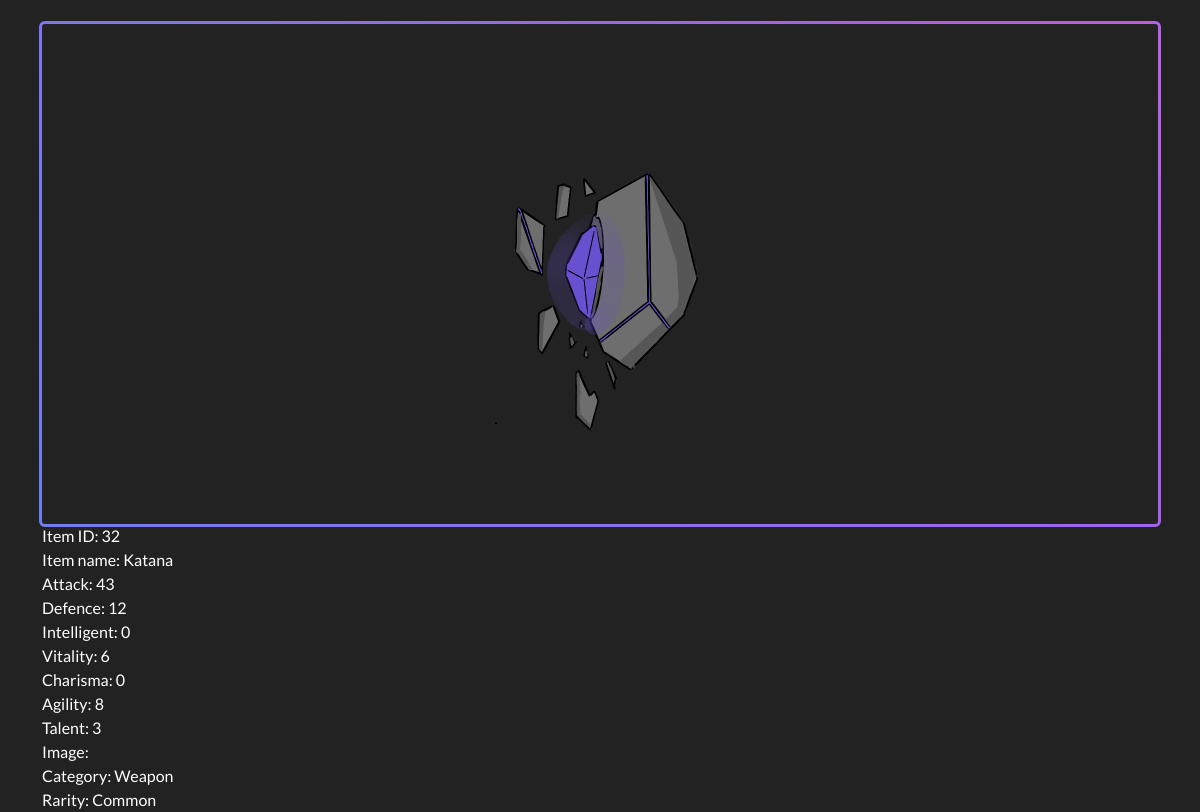
Screenshot of /buyitem.php?item_id=32 (signed in) with the database file from the repository.
### tables this page shows
CREATE TABLE `item` (
  `Id_Item` int(200) NOT NULL,
  `Name` varchar(50) NOT NULL DEFAULT 'Item_Null',
  `Atk` int(99) NOT NULL DEFAULT 0,
  `Def` int(99) NOT NULL DEFAULT 0,
  `Int` int(99) NOT NULL DEFAULT 0,
  `Vit` int(99) NOT NULL DEFAULT 0,
  `Cha` int(99) NOT NULL DEFAULT 0,
  `Agi` int(99) NOT NULL DEFAULT 0,
  `Tal` int(99) NOT NULL DEFAULT 0,
  `Img` mediumblob DEFAULT NULL,
  `Hold_or_Sell` enum('H','S') NOT NULL DEFAULT 'H',
  `Category_Id` int(200) NOT NULL,
  `Rarity_Id` int(200) NOT NULL,
  `User_Id` int(200) NOT NULL DEFAULT 0
);

CREATE TABLE `catagory` (
  `Id_Category` int(200) NOT NULL,
  `Name` varchar(50) NOT NULL
);

CREATE TABLE `rarity` (
  `Rarity` int(200) NOT NULL,
  `Name` varchar(50) NOT NULL
);

### buyitem.php (the view, shortened to what this page needs)
<!DOCTYPE html>
<html lang="en">
<head>
    <link href="https://cdn.jsdelivr.net/npm/bootstrap@5.1.0/dist/css/bootstrap.min.css" rel="stylesheet">
    <link rel="stylesheet" href="https://cdn.jsdelivr.net/npm/bootstrap-icons@1.5.0/font/bootstrap-icons.css">
    <link rel="stylesheet" href="https://cdnjs.cloudflare.com/ajax/libs/meyer-reset/2.0/reset.min.css">
    <link rel="stylesheet" href="Card1.css">
  </head>
<body style="background-color: #222">
    <div class="container">
        <div class="gradient-border mt-4">
            <div class="conatiner">
                    <?php
                        $item_id=$_GET['item_id'];
                        $conn=new PDO("mysql:host=localhost;dbname=spaceutopia;charset=utf8","root","");
                        $sql="SELECT t1.Id_Item,t1.Name,t1.Atk,t1.Def,t1.Int,t1.Vit,t1.Cha,t1.Agi,t1.Tal,t1.Img,t1.Hold_Or_Sell,t2.Name,t3.Name
                        FROM item AS t1 INNER JOIN catagory AS t2 ON (t1.Category_Id=t2.Id_Category)
                        INNER JOIN rarity AS t3 ON (t1.Rarity_Id=t3.Rarity) WHERE Id_Item = $item_id ";
                        $result =  $conn -> query($sql);
                        while($row=$result->fetch()){
                            echo "<img src='Stone.png' alt='Item' style='width: 500px;'>";
                            echo 'Item ID: '.$row[0].'<br>';
                            echo 'Item name: '.$row[1].'<br>';
                            echo 'Attack: '.$row[2].'<br>';
                            echo 'Defence: '.$row[3].'<br>';
                            echo 'Intelligent: '.$row[4].'<br>';
                            echo 'Vitality: '.$row[5].'<br>';
                            echo 'Charisma: '.$row[6].'<br>';
                            echo 'Agility: '.$row[7].'<br>';
                            echo 'Talent: '.$row[8].'<br>';
                            echo 'Image: '.$row[9].'<br>';
                            echo 'Category: '.$row[11].'<br>';
                            echo 'Rarity: '.$row[12].'<br>';
                        }
                    ?>
            </div>
        </div>
    </div>
</body>
</html>

### Card1.css (style rules this page uses)
.conatiner { width: 100%; height: 500px; }

### buyitem.php (style rules this page uses)
img { display: block; margin-left: auto; margin-right: auto; }
.gradient-border { --border-width: 3px; position: relative; justify-content: center; align-items: center; font-family: Lato, sans-serif; color: white; background: #222; border-radius: var(--border-width); }
.gradient-border::after { position: absolute; content: ""; top: calc(-1 * var(--border-width)); left: calc(-1 * var(--border-width)); z-index: -1; width: calc(100% + var(--border-width) * 2); height: calc(100% + var(--border-width) * 2); background: linear-gradient(60deg, #5f86f2, #a65ff2, #f25fd0, #f25f61); background-size: 300% 300%; background-position: 0 50%; border-radius: calc(2 * var(--border-width)); animation: moveGradient 4s alternate infinite; }

### rows the page displays
item: Id_Item "32", Name "Katana", Atk "43", Def "12", Int "0", Vit "6", Cha "0", Agi "8", Tal "3", catagory.Name "Weapon", Rarity_Id.Name "Common"
